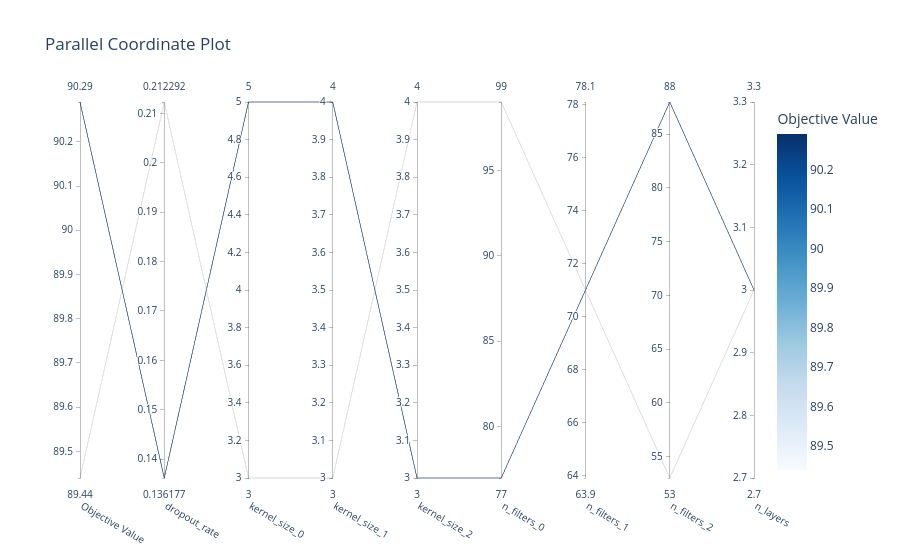

The code cell stored with this chart in its notebook:
### Code cell
optuna.visualization.plot_parallel_coordinate(study)

### Figure 1 — Plotly figure (JSON) as saved in the notebook; plotly's stock layout.template omitted (floating-point values rounded to 4 significant figures)
{"data": [{"dimensions": [{"label": "Objective Value", "range": [89.44, 90.29], "values": [89.44, 90.29]}, {"label": "dropout_rate", "range": [0.1362, 0.2123], "values": [0.2123, 0.1362]}, {"label": "kernel_size_0", "range": [3, 5], "values": [3, 5]}, {"label": "kernel_size_1", "range": [3, 4], "values": [3, 4]}, {"label": "kernel_size_2", "range": [3, 4], "values": [4, 3]}, {"label": "n_filters_0", "range": [77, 99], "values": [99, 77]}, {"label": "n_filters_1", "range": [71, 71], "values": [71, 71]}, {"label": "n_filters_2", "range": [53, 88], "values": [53, 88]}, {"label": "n_layers", "range": [3, 3], "values": [3, 3]}], "labelangle": 30, "labelside": "bottom", "line": {"color": [89.44, 90.29], "colorbar": {"title": {"text": "Objective Value"}}, "colorscale": [[0, "rgb(247,251,255)"], [0.125, "rgb(222,235,247)"], [0.25, "rgb(198,219,239)"], [0.375, "rgb(158,202,225)"], [0.5, "rgb(107,174,214)"], [0.625, "rgb(66,146,198)"], [0.75, "rgb(33,113,181)"], [0.875, "rgb(8,81,156)"], [1, "rgb(8,48,107)"]], "reversescale": false, "showscale": true}, "type": "parcoords"}], "layout": {"title": {"text": "Parallel Coordinate Plot"}}}
